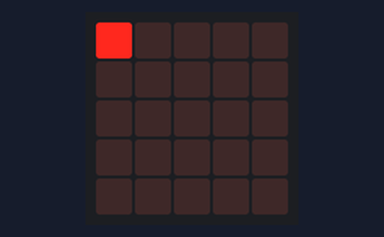
A program run on a simulated BBC micro:bit (MakeCode). Parts: the board's 5×5 LED display.

Above: at 0.05 s.
At 0.65 s:
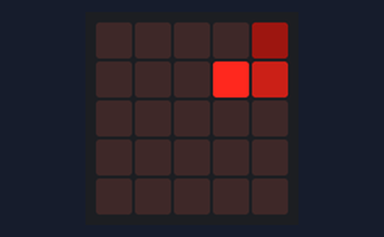
At 1.3 s:
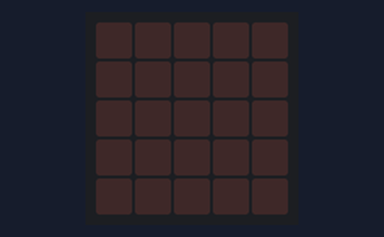
At 2.57 s:
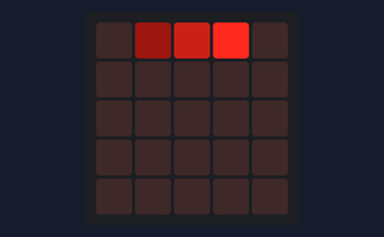

Measured:
- by itself, everything shown: repeats every 2.2 s, in 13 steps
- what the display in image 2 shows lasts 1.0 s, from 1.2 s to 2.2 s

The program:

main.ts
```typescript
basic.forever(function () {
    led.plotBrightness(0, 0, 255)
    basic.pause(100)
    led.plotBrightness(0, 0, 107)
    led.plotBrightness(1, 0, 255)
    basic.pause(100)
    led.plotBrightness(0, 0, 29)
    led.plotBrightness(1, 0, 107)
    led.plotBrightness(2, 0, 255)
    basic.pause(100)
    led.unplot(0, 0)
    led.plotBrightness(1, 0, 29)
    led.plotBrightness(2, 0, 107)
    led.plotBrightness(3, 0, 255)
    basic.pause(100)
    led.unplot(1, 0)
    led.plotBrightness(2, 0, 29)
    led.plotBrightness(3, 0, 107)
    led.plotBrightness(4, 0, 255)
    basic.pause(100)
    led.unplot(2, 0)
    led.plotBrightness(3, 0, 29)
    led.plotBrightness(4, 0, 107)
    led.plotBrightness(4, 1, 255)
    basic.pause(100)
    led.unplot(3, 0)
    led.plotBrightness(4, 0, 29)
    led.plotBrightness(4, 1, 107)
    led.plotBrightness(3, 1, 255)
    basic.pause(100)
    led.unplot(4, 0)
    led.plotBrightness(4, 1, 29)
    led.plotBrightness(3, 1, 107)
    led.plotBrightness(2, 1, 255)
    basic.pause(100)
    led.unplot(4, 1)
    led.plotBrightness(3, 1, 29)
    led.plotBrightness(2, 1, 107)
    led.plotBrightness(1, 1, 255)
    basic.pause(100)
    led.unplot(3, 1)
    led.plotBrightness(2, 1, 29)
    led.plotBrightness(1, 1, 107)
    led.plotBrightness(0, 1, 255)
    basic.pause(100)
    led.unplot(2, 1)
    led.plotBrightness(1, 1, 29)
    led.plotBrightness(0, 1, 107)
    basic.pause(100)
    led.unplot(1, 1)
    led.plotBrightness(0, 1, 29)
    basic.pause(100)
    led.unplot(0, 1)
    basic.pause(1000)
})
```

test.ts
```typescript
// aquí va el archivo "tests"; esto no se compilará cuando este paquete se utilice como una extensión.
```
